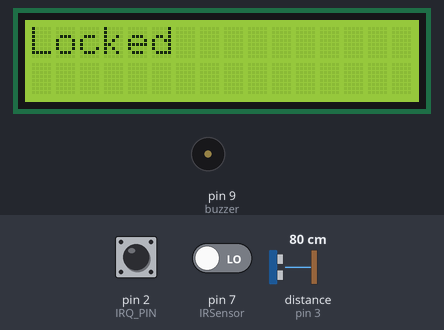
A sketch run on a simulated Arduino Uno, built with avr-gcc and run on an emulated ATmega328P. Shown: 16×2 character LCD, buzzer (waves = sounding). The test bench sets the inputs (shaded band); at power-on: pin 2 (IRQ_PIN) HIGH, distance to the obstacle (sensor on pin 3) 80 cm, pin 7 (IRSensor) LOW. The echo pulse lasts 58.3 µs per cm; what the sketch prints to the serial monitor is not drawn.

Above: at 5.0 s.
5.1 s: pin 2 (IRQ_PIN) driven LOW
6.8 s: pin 2 (IRQ_PIN) pulsed HIGH 2 times (0.12 s each, 0.3 s apart)
At 7.4 s:
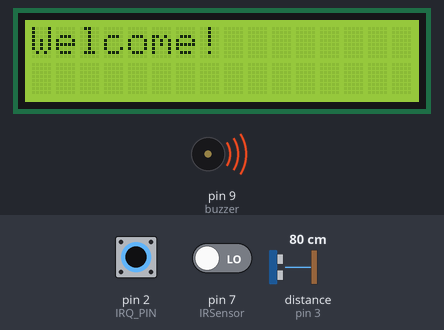
At 9.0 s:
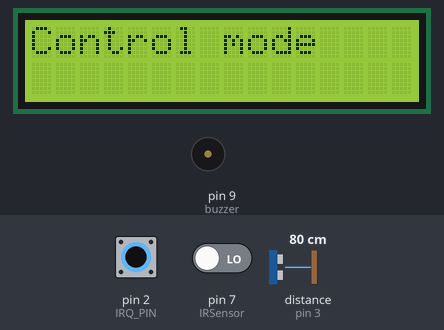
9.7 s: pin 2 (IRQ_PIN) pulsed HIGH 5 times (0.12 s each, 0.3 s apart)
At 10.7 s:
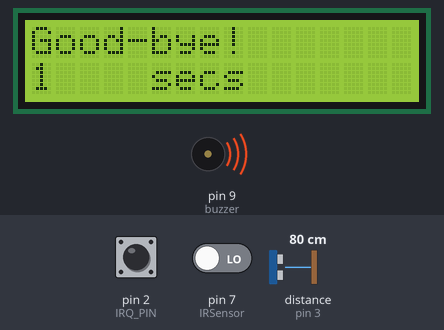
12.7 s: distance to the obstacle (sensor on pin 3) set to 53 cm
14.2 s: distance to the obstacle (sensor on pin 3) set to 48 cm
Timing chart, 0 to 17.1 s (numbered marks = the images above; inputs shaded):
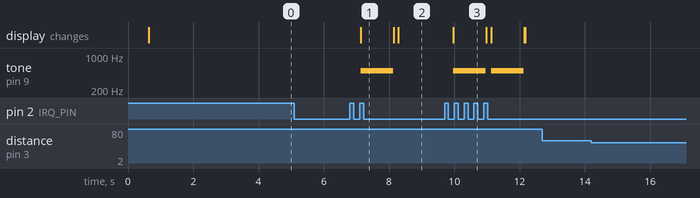

The sketch:

final.ino
```cpp
#include "pitch.h"
#include <Arduino_FreeRTOS.h>
#include <LiquidCrystal_I2C.h>
#include <MFRC522.h>
#include <SPI.h>
#include <Wire.h>
#define VALID_RANGE 25

#define RST_PIN A1 // reset pin
#define SS_PIN 10  // select pin for the chip
#define IRQ_PIN 2  // interrupt pin

// create MFRC522 object
MFRC522 mfrc522(SS_PIN, RST_PIN);
MFRC522::MIFARE_Key key;

volatile bool bNewInt = false;
byte regVal = 0x7F;
void activateRec(MFRC522 mfrc522);
void clearInt(MFRC522 mfrc522);

// Set pins on I2C chip for LCD connections:
LiquidCrystal_I2C lcd(0x3f, 16, 2);
const int buzzer = 9;
const int IRSensor = 7;
const int trigPin = 4, echoPin = 3; // pin of ultra-sonic sensor
// const int pResistor_1 = A0;

/* variables */
int state = 0;
int control_vol = 0;
long time_taken;
int dist = 0;
int distL, prev_distL = 0;
unsigned long startTime = 0;

unsigned long startControlTime = 0;

byte unlocked = 0;
byte pass_id[4] = {0x8E, 0xBA, 0xD1, 0x20};
byte id_buff[4];

byte show_wrong_id = 0;
byte correct = 1;

/* to catch first interrupt case with empty ID*/
byte first_interrupt = 0;

TaskHandle_t TaskHandle_1;
TaskHandle_t TaskHandle_2;
TaskHandle_t TaskHandle_3;

void taskSonic(void *pvParameters);
void taskLEDTone(void *pvParameters);
void taskRFID(void *pvParameters);

void setup() {
  pinMode(trigPin, OUTPUT);
  pinMode(echoPin, INPUT);
  Serial.begin(9600);
  Serial.println(F("setup"));

  lcd.init();          // initialize LCD
  lcd.backlight();     // open LCD backlight
  lcd.setCursor(0, 0); // setting cursor
  lcd.print("Hello, world!");
  delay(500);
  lcd.clear(); // clear all

  SPI.begin();
  mfrc522.PCD_Init(); // init MFRC522
  delay(5);
  /* read and printout the MFRC522 version (valid values 0x91 & 0x92)*/
  Serial.print(F("Ver: 0x"));
  byte readReg = mfrc522.PCD_ReadRegister(mfrc522.VersionReg);
  Serial.println(readReg, HEX);

  /* setup the IRQ pin*/
  pinMode(IRQ_PIN, INPUT_PULLUP);

  regVal = 0xA0; // rx irq
  mfrc522.PCD_WriteRegister(mfrc522.ComIEnReg, regVal);
  /*Activate the interrupt*/
  attachInterrupt(digitalPinToInterrupt(IRQ_PIN), readCard, FALLING);
  bNewInt = false; // interrupt flag

  pinMode(IRSensor, INPUT); // sensor pin INPUT

  xTaskCreate(taskMain, "Task1", 128, NULL, 1, &TaskHandle_1);
  xTaskCreate(taskTone, "Task2", 128, NULL, 1, &TaskHandle_2);
  xTaskCreate(taskRFID, "Task3", 128, NULL, 1, &TaskHandle_3);
  vTaskStartScheduler();
}

void loop() {}

/*  Function to calculate distance  */
void calculate_distance(int trigger, int echo) {
  digitalWrite(trigger, LOW);
  delayMicroseconds(2);
  digitalWrite(trigger, HIGH);
  delayMicroseconds(10);
  digitalWrite(trigger, LOW);
  /* Reads Echo pin, returns sound travel time in ms */
  time_taken = pulseIn(echo, HIGH);
  dist = time_taken * 0.034 / 2;
  if (dist > 50) {
    dist = 50;
  }
}

void control() {
  calculate_distance(trigPin, echoPin);
  // Serial.println(dist);
  //  record  distL every 500 ms
  if ((millis() - startTime > 500)) {
    prev_distL = distL;
    distL = dist;
    // Serial.print(F("distL = "));
    Serial.println(distL);
    startTime = millis();
  }

  if (dist <= VALID_RANGE) {
    if (distL == prev_distL) { // hasn't change for 500ms
      if (control_vol == 0) {
        if (distL >= 10 && distL <= 15) {
          Serial.println(F("enter control mode"));
          control_vol = 1;
        }
      }
    }

    if (control_vol) {
      delay(10);
      if (distL <= 12) {
        Serial.println(F("Volume--"));
      } else if (distL > 12 && distL < 25) {
        Serial.println(F("Volume++"));
      }
    }
  } else {
    control_vol = 0;
  }

  if (digitalRead(IRSensor) == 0)
    if (dist < 5)
      Serial.println("SwitchBack");
    else if (dist > 10 && dist < 20)
      Serial.println("CntrlRight");
    else if (dist >= 20 && dist < 50)
      Serial.println("CntrlLeft");
    else
      Serial.println("Switch");
}

void taskMain(void *pvParameters) {
  (void)pvParameters;
  for (;;) {
    if (state == 0) {
      lcd.setCursor(0, 0);
      if (unlocked) {
        lcd.print("Control mode");
        control();
      } else {
        lcd.print("Locked");
      }
    }
    vTaskDelay(10);
  }
}

void taskTone(void *pvParameters) { // TaskHandle_2
  (void)pvParameters;
  for (;;) {
    if (state == 1) {
      lcd.clear();
      lcd.setCursor(0, 0);
      if (first_interrupt) {
        if (correct) {
          if (unlocked) { // correct card, second time
            unlocked = 0;
            Serial.println(F("Quit"));
            lcd.print("Good-bye!");
            lcd.setCursor(0, 1);
            lcd.print((millis() - startControlTime) / 1000);
            lcd.setCursor(5, 1);
            lcd.print("secs");

            if (dist < 5) {
              march();
            } else {
              tone(buzzer, 500);
              delay(1000);
            }
          } else {
            unlocked = 1;
            lcd.print("Welcome!");
            tone(buzzer, 500);
            delay(1000);
            startControlTime = millis();
          }
        } else {
          unlocked = 0;
          lcd.print("Wrong ID!");
          tone(buzzer, 1000);
          lcd.setCursor(6, 0);
          if (show_wrong_id) {
            // lcd.print(id_buff);
            for (byte i = 0; i < 4; i++) {
              lcd.print((byte)id_buff[i], HEX);
            }
          }
          delay(1000);
        }
      }
      first_interrupt++;
      noTone(buzzer);
      lcd.clear();
      state = 0;
    }
    vTaskDelay(10);
  }
}

void taskRFID(void *pvParameters) { // TaskHandle_3
  (void)pvParameters;
  for (;;) {
    if (state == 2) {
      if (bNewInt) {
        Serial.print(F("Interrupt. "));
        mfrc522.PICC_ReadCardSerial(); // read the tag data
        // Show some details of the PICC (that is: the tag/card)
        dump_byte_array(mfrc522.uid.uidByte, mfrc522.uid.size);

        lcd.setCursor(6, 0);
        if (id_buff[0] != 0) {
          for (byte i = 0; i < 4; i++) {
            lcd.print((byte)id_buff[i], HEX);
          }
        }

        clearInt(mfrc522);
        mfrc522.PICC_HaltA();
        bNewInt = false;

        state = 1;
      }
    }
    activateRec(mfrc522);
    vTaskDelay(10);
  }
}

void dump_byte_array(byte *buffer, byte bufferSize) {
  for (byte i = 0; i < bufferSize; i++) {
    Serial.print(buffer[i] < 0x10 ? " 0" : " ");
    Serial.print(buffer[i], HEX);
    id_buff[i] = buffer[i];
    if (id_buff[i] != pass_id[i]) {
      correct = 0;
      show_wrong_id = 1;
    } else {
      correct = 1;
      show_wrong_id = 0;
    }
  }
}

/* MFRC522 interrupt serving routine */
void readCard() {
  bNewInt = true;
  state = 2;
}

/*
 * The function sending to the MFRC522 the needed commands to activate the
 * reception
 */
void activateRec(MFRC522 mfrc522) {
  mfrc522.PCD_WriteRegister(mfrc522.FIFODataReg, mfrc522.PICC_CMD_REQA);
  mfrc522.PCD_WriteRegister(mfrc522.CommandReg, mfrc522.PCD_Transceive);
  mfrc522.PCD_WriteRegister(mfrc522.BitFramingReg, 0x87);
}

/*
 * The function to clear the pending interrupt bits after interrupt serving
 * routine
 */
void clearInt(MFRC522 mfrc522) {
  mfrc522.PCD_WriteRegister(mfrc522.ComIrqReg, 0x7F);
}

/* music */
void march() {
  tone(buzzer, LA3, Q);
  // delay duration should always be 1 ms more than the note in order to separate them.
  delay(1 + Q);
  tone(buzzer, LA3, Q);
  delay(1 + Q);
  tone(buzzer, LA3, Q);
  delay(1 + Q);
  tone(buzzer, F3, E + S);
  delay(1 + E + S);
  tone(buzzer, C4, S);
  delay(1 + S);

  tone(buzzer, LA3, Q);
  delay(1 + Q);
  tone(buzzer, F3, E + S);
  delay(1 + E + S);
  tone(buzzer, C4, S);
  delay(1 + S);
  tone(buzzer, LA3, H);
  delay(1 + H);

  tone(buzzer, E4, Q);
  delay(1 + Q);
  tone(buzzer, E4, Q);
  delay(1 + Q);
  tone(buzzer, E4, Q);
  delay(1 + Q);
  tone(buzzer, F4, E + S);
  delay(1 + E + S);
  tone(buzzer, C4, S);
  delay(1 + S);

  tone(buzzer, Ab3, Q);
  delay(1 + Q);
  tone(buzzer, F3, E + S);
  delay(1 + E + S);
  tone(buzzer, C4, S);
  delay(1 + S);
  tone(buzzer, LA3, H);
  delay(1 + H);
}
```

pitch.h
```cpp
#define C0 16.35
#define Db0 17.32
#define D0 18.35
#define Eb0 19.45
#define E0 20.60
#define F0 21.83
#define Gb0 23.12
#define G0 24.50
#define Ab0 25.96
#define LA0 27.50
#define Bb0 29.14
#define B0 30.87
#define C1 32.70
#define Db1 34.65
#define D1 36.71
#define Eb1 38.89
#define E1 41.20
#define F1 43.65
#define Gb1 46.25
#define G1 49.00
#define Ab1 51.91
#define LA1 55.00
#define Bb1 58.27
#define B1 61.74
#define C2 65.41
#define Db2 69.30
#define D2 73.42
#define Eb2 77.78
#define E2 82.41
#define F2 87.31
#define Gb2 92.50
#define G2 98.00
#define Ab2 103.83
#define LA2 110.00
#define Bb2 116.54
#define B2 123.47
#define C3 130.81
#define Db3 138.59
#define D3 146.83
#define Eb3 155.56
#define E3 164.81
#define F3 174.61
#define Gb3 185.00
#define G3 196.00
#define Ab3 207.65
#define LA3 220.00
#define Bb3 233.08
#define B3 246.94
#define C4 261.63
#define Db4 277.18
#define D4 293.66
#define Eb4 311.13
#define E4 329.63
#define F4 349.23
#define Gb4 369.99
#define G4 392.00
#define Ab4 415.30
#define LA4 440.00
#define Bb4 466.16
#define B4 493.88
#define C5 523.25
#define Db5 554.37
#define D5 587.33
#define Eb5 622.25
#define E5 659.26
#define F5 698.46
#define Gb5 739.99
#define G5 783.99
#define Ab5 830.61
#define LA5 880.00
#define Bb5 932.33
#define B5 987.77
#define C6 1046.50
#define Db6 1108.73
#define D6 1174.66
#define Eb6 1244.51
#define E6 1318.51
#define F6 1396.91
#define Gb6 1479.98
#define G6 1567.98
#define Ab6 1661.22
#define LA6 1760.00
#define Bb6 1864.66
#define B6 1975.53
#define C7 2093.00
#define Db7 2217.46
#define D7 2349.32
#define Eb7 2489.02
#define E7 2637.02
#define F7 2793.83
#define Gb7 2959.96
#define G7 3135.96
#define Ab7 3322.44
#define LA7 3520.01
#define Bb7 3729.31
#define B7 3951.07
#define C8 4186.01
#define Db8 4434.92
#define D8 4698.64
#define Eb8 4978.03
// DURATION OF THE NOTES
#define BPM 120
#define H 2 * Q       // half 2/4
#define Q 60000 / BPM // quarter 1/4
#define E Q / 2       // eighth 1/8
#define S Q / 4       // sixteenth 1/16
#define W 4 * Q       // whole 4/4
```

Measured:
- after the input at 6.8 s, tone on pin 9 (buzzer): silent → 500 Hz after 0.33 s, → silent 1.0 s later; the display: changes after 0.33 s (image 1)
- after the input at 9.7 s, tone on pin 9 (buzzer): alternates 500 Hz for 1.0 s and silent for 0.16 s, starting after 0.27 s; the display: changes after 0.27 s (image 3)
- after the input at 12.7 s, every drawn part: stays the same
- after the input at 14.2 s, every drawn part: stays the same
